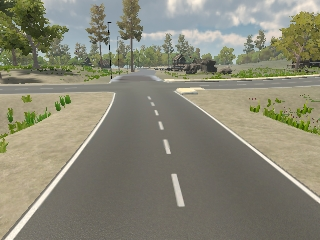
#> input picture XLA/xu ly anh/bai tap/b7/lane.png, 320 x 240 px, found by its file name
$ python canny.py
#> lines starting #> are read from the running program, lines starting #| are printed output that depends on the picture
import cv2
from matplotlib import pyplot as plt
import numpy as np

# Đọc ảnh từ đường dẫn
img = cv2.imread("D:\\Ky 2 nam 3\\xu ly anh\\bai tap\\b7\\lane.png")
#> img is the input picture: shape (240, 320, 3); mean B, G, R 117.5, 135.2, 136.6

# Chuyển ảnh màu sang ảnh xám
R, G, B = img[:,:,2], img[:,:,1], img[:,:,0] # Tách kênh ảnh
img_gray = 0.2989 * R + 0.5870 * G + 0.1140 * B

# Hiển thị ảnh gốc
plt.subplot(131)
plt.imshow(img[:,:,::-1])
plt.title("Đây là ảnh gốc")

# Hiển thị ảnh xám
plt.subplot(132)
plt.imshow(img_gray, cmap="gray")
plt.title("Đây là ảnh xám")

# Định nghĩa hàm tích chập
def Tich_chap(img, mask):
    h, w = img.shape
    m, n = mask.shape
    #Kernel thường là ma trận vuông
    pad_height = m // 2 #1
    pad_width = n // 2 #1
     #mở rộng biên với các giá trị là 0
    # Ma trận 3 3 mở rộng là 5 5
    img_pad = np.zeros((h + 2*pad_height, w + 2*pad_width), dtype=np.float64) # 5x5
    img_pad[pad_height:h+pad_height, pad_width:w+pad_width] = img  # thêm viền vào ảnh

    img_out = np.zeros_like(img, dtype=np.float64)
    #Code cũ
    # for i in range(pad_height, h + pad_height):
    #     for j in range(pad_width, w + pad_width):
    #         img_out[i-pad_height, j-pad_width] = np.sum(img_pad[i-pad_height:i+pad_height+1, j-pad_width:j+pad_width+1] * mask) # cắt viền và nhân và cộng. Quá trình tích chập
    #         #img_out[i,j] = np.sum(img_pad[m])
    # img_out = np.clip(img_out, 0, 255).astype(np.uint8)
    # return img_out

    #Sau khi sửa
    for i in range(0, h ):
        for j in range(0, w ):
            img_out[i, j] = np.sum(img_pad[i:i+m, j:j+n] * mask) # cắt viền và nhân và cộng. Quá trình tích chập
    img_out = np.clip(img_out, 0, 255).astype(np.uint8)
    return img_out

# Định nghĩa hàm kernel Gaussian
def gaussian_kernel(size, sigma=1):
    size = int(size) // 2
    x, y = np.mgrid[-size:size+1, -size:size+1]
    normal = 1 / (2.0 * np.pi * sigma**2)
    g =  np.exp(-((x**2 + y**2) / (2.0*sigma**2))) * normal
    return g

# Định nghĩa hàm lọc Sobel
def sobel_filters(img):
    SobelX = np.array([[-1, 0, 1],[-2, 0, 2],[-1, 0, 1]])
    SobelY = np.array([[-1, -2, -1],[ 0,  0,  0],[ 1,  2,  1]])

    Ix = Tich_chap(img, SobelX)
    Iy = Tich_chap(img, SobelY)

    G = np.sqrt(np.power(Ix.astype(np.float64), 2) + np.power(Iy.astype(np.float64), 2))
    G = G / G.max() * 255
    theta = np.arctan2(Iy, Ix)
    return (G, theta)

# Định nghĩa hàm giảm cực đại
def non_max_suppression(img, D):
    M, N = img.shape
    Z = np.zeros((M,N), dtype=np.int64)
    #Nếu góc alpha <0 + thêm pi
    angle = D

    for i in range(1,M-1):
        for j in range(1,N-1):
            try:
                q = 255
                r = 255

                if (0 <= angle[i,j] < np.pi/8) or (7*np.pi/8 <= angle[i,j] <= np.pi):
                    q = img[i, j+1] #Các điểm lân cận
                    r = img[i, j-1]
                elif (np.pi/8 <= angle[i,j] < 3*np.pi/8):
                    q = img[i+1, j-1]
                    r = img[i-1, j+1]
                elif (3*np.pi/8 <= angle[i,j] < 5*np.pi/8):
                    q = img[i+1, j]
                    r = img[i-1, j]
                elif (5*np.pi/8 <= angle[i,j] < 7*np.pi/8):
                    q = img[i-1, j-1]
                    r = img[i+1, j+1]

                if (img[i,j] >= q) and (img[i,j] >= r):
                    Z[i,j] = img[i,j] # Lớn hơn các điểm lân cận thì là cực đại
                else:
                    Z[i,j] = 0
            except IndexError as e:
                pass

    return Z

# Định nghĩa hàm ngưỡng
def threshold(img, lowThresholdRatio=0.05, highThresholdRatio=0.09):
    highThreshold = img.max() * highThresholdRatio
    lowThreshold = highThreshold * lowThresholdRatio

    M, N = img.shape
    res = np.zeros((M,N), dtype=np.int64)

    strong = np.int64(255)
    weak = np.int64(25)

    strong_i, strong_j = np.where(img >= highThreshold)
    zeros_i, zeros_j = np.where(img < lowThreshold) # nhỏ hơn ngưỡng thấp thì bằng 0

    weak_i, weak_j = np.where((img <= highThreshold) & (img >= lowThreshold)) #nằm trong ngưỡng thấp và ngưỡng cao

    res[strong_i, strong_j] = strong
    res[weak_i, weak_j] = weak

    return (res , weak , strong)

# Định nghĩa hàm kết hợp các điểm yếu và mạnh
def hysteresis(img, weak, strong=255):
    M, N = img.shape
    for i in range(1, M-1):
        for j in range(1, N-1):
            if (img[i,j] == weak):
                try:
                    if ((img[i+1, j-1] == strong) or (img[i+1, j] == strong) or (img[i+1, j+1] == strong)
                        or (img[i, j-1] == strong) or (img[i, j+1] == strong)
                        or (img[i-1, j-1] == strong) or (img[i-1, j] == strong) or (img[i-1, j+1] == strong)):
                        img[i, j] = strong
                    else:
                        img[i, j] = 0
                except IndexError as e: # có lỗi thì bỏ
                    pass

    return img

# Định nghĩa hàm phát hiện biên Canny
def canny_edge_detection(img, sigma=1, kernel_size=5, lowThreshold=0.05, highThreshold=0.15):
    img_smoothed = Tich_chap(img_gray, gaussian_kernel(kernel_size, sigma))
    gradientMat, thetaMat = sobel_filters(img_smoothed)
    nonMaxImg = non_max_suppression(gradientMat, thetaMat)
    thresholdImg , weak , strong = threshold(nonMaxImg, lowThreshold, highThreshold)
    img_final = hysteresis(thresholdImg,weak,strong)
    return img_final


final_img = canny_edge_detection(img)
#> in Tich_chap (call 2), `img_pad[pad_height:h+pad_height, pad_width:w+pad_width] = img`:
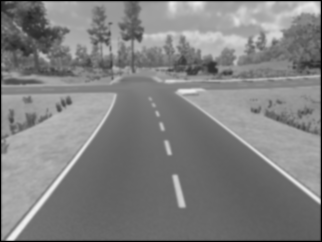
#> img_pad: shape (242, 322) float64; min 0, max 240, mean 128
#> after the loop in Tich_chap (call 3), `for i in range(0, h ):`:
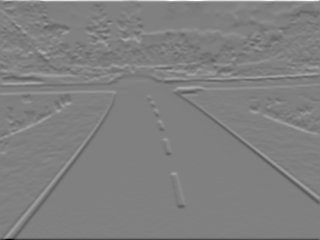
#> img_out: shape (240, 320) float64; min -909, max 893, mean -0.7; drawn with min black and max white
#> in sobel_filters, `theta = np.arctan2(Iy, Ix)`:
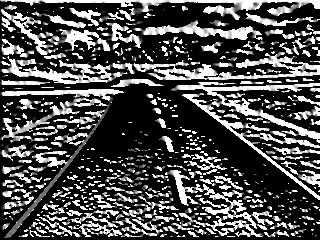
#> theta: shape (240, 320) float16; min 0, max 1.57, mean 0.484; drawn with min black and max white
#> after the loop in non_max_suppression, `for i in range(1,M-1):`:
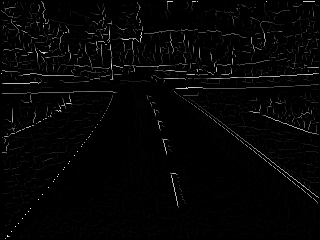
#> Z: shape (240, 320) int64; min 0, max 255, mean 5.2
#> in threshold, `highThreshold = img.max() * highThresholdRatio`: highThreshold = 38.25
#> in threshold, `lowThreshold = highThreshold * lowThresholdRatio`: lowThreshold = 1.91
#> in threshold, `strong_i, strong_j = np.where(img >= highThreshold)`: strong_i = 3197 values from 1 to 238; strong_j = 3197 values, max 318 at index 546, min 1 at index 115, mean 155.9
#> in threshold, `weak_i, weak_j = np.where((img <= highThreshold) & (img >= lowThreshol..`: weak_i = 10511 values from 1 to 238; weak_j = 10511 values, max 318 at index 77, min 2 at index 533, mean 168.6
#> in canny_edge_detection, `thresholdImg , weak , strong = threshold(nonMaxImg, lowThreshold, high..`:
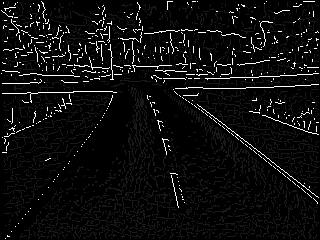
#> thresholdImg: shape (240, 320) int64; min 0, max 255, mean 14
#> in canny_edge_detection, `thresholdImg , weak , strong = threshold(nonMaxImg, lowThreshold, high..`: weak = 25; strong = 255
#> after the loop in hysteresis, `for i in range(1, M-1):`:
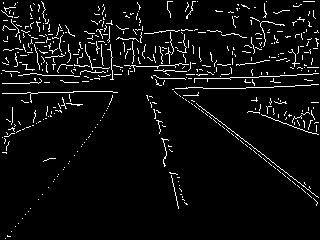
#> img: shape (240, 320) int64; 5.2% white in thin lines or dots

# Hiển thị ảnh phát hiện biên Canny
plt.subplot(133)
plt.imshow(final_img, cmap="gray")
plt.title("Ảnh phát hiện biên Canny")
plt.show()
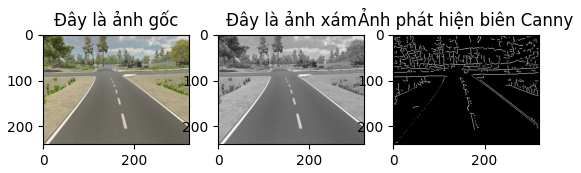
#> figure drawn by matplotlib, 3 panels


#NDQUY

$ run again, with XLA/xu ly anh/bai tap/b7/anh_hough.png copied over XLA/xu ly anh/bai tap/b7/lane.png
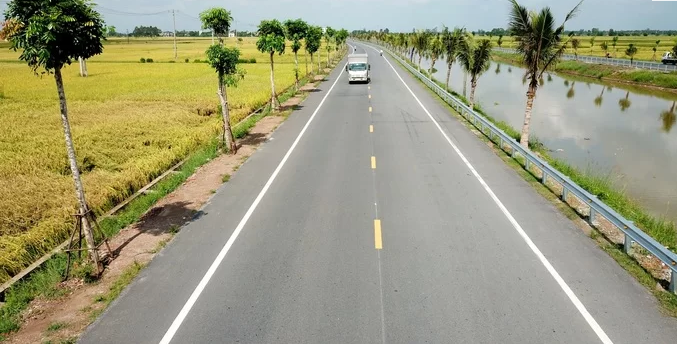
#> input picture XLA/xu ly anh/bai tap/b7/anh_hough.png, 677 x 344 px, found by its file name
#> img is the input picture: shape (344, 677, 3); mean B, G, R 124.4, 154.1, 155.4
#> img_pad: shape (346, 679) float64
#> highThreshold = 38.25
#> lowThreshold = 1.91
#> strong_i = 11284 values from 1 to 342; strong_j = 11284 values, max 675 at index 1184, min 1 at index 0, mean 303.2
#> weak = 25; strong = 255
#> after the loop in hysteresis, `for i in range(1, M-1):`:
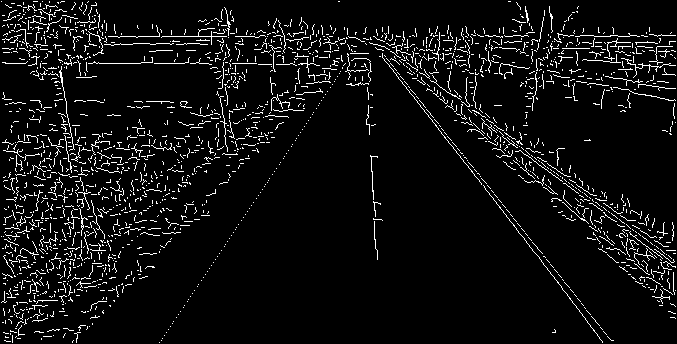
#> img: shape (344, 677) int64; 6.2% white in thin lines or dots
#> `plt.show()`:
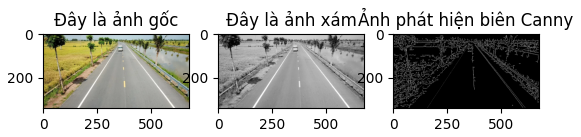
#> figure drawn by matplotlib, 3 panels
